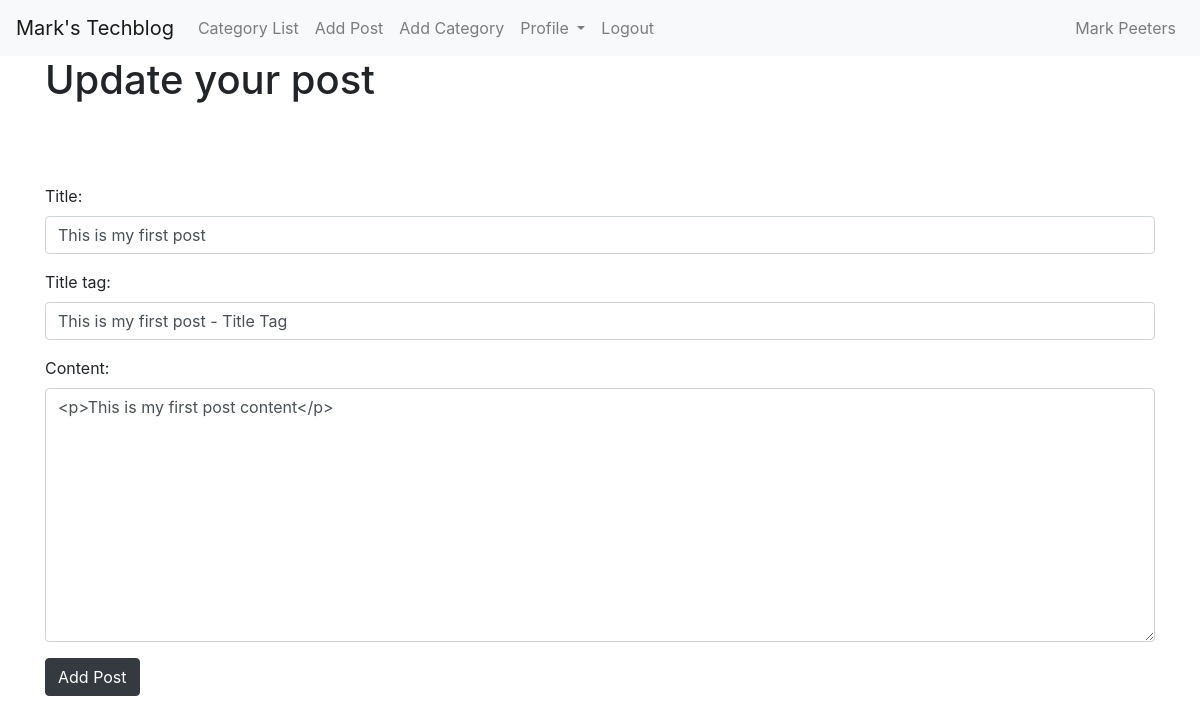
Screenshot of /article/edit/1 (signed in) with the database file from the repository.
### blog/models.py (models this page shows, shortened)
class Post(models.Model):
    title = models.CharField(max_length=50)
    head_img = models.ImageField(null=True, blank=True, upload_to="images/")
    title_tag = models.CharField(max_length=150)
    author = models.ForeignKey(User, on_delete=models.CASCADE)
    content = RichTextField(blank=True, null=True)
    publication_date = models.DateField(auto_now_add=True)
    category = models.CharField(max_length=150, default='uncategorised')
    snip = models.CharField(max_length=150)
    likes = models.ManyToManyField(User, related_name='blog_post')

### blog/views.py (the view)
# urls.py: path('article/edit/<int:pk>', EditPostView.as_view(), name='edit_post'),
class EditPostView(UpdateView):
    model = Post
    form_class = EditForm
    template_name = 'edit_post.html'

### blog/forms.py
class EditForm(forms.ModelForm):
    class Meta:
        model = Post
        fields = ('title', 'title_tag', 'content')
        widgets = {
            'title': forms.TextInput(attrs={'class': 'form-control'}),
            'title_tag': forms.TextInput(attrs={'class': 'form-control'}),
            'content': forms.Textarea(attrs={'class': 'form-control'}),
            }

### blog/templates/edit_post.html (shortened to what this page needs)
{% extends 'base.html' %}
{% block content %}
{% if user.is_authenticated %}
    {% if user.id == post.author.id %}
<h1>Update your post</h1>
<br/><br/><br/>
<div class="form-group">
<form method="POST">
    {{ form.as_p }}
    <button class="btn btn-dark">Add Post</button>
</div>
    {% else %}
    Please register or login!
    {% endif %}
{% else %}
Please register or login!
{% endif %}
{% endblock %}

### blog/templates/base.html (shortened to what this page needs)
<!doctype html>
<html lang="en">
  <head>
    <link rel="stylesheet" href="https://cdn.jsdelivr.net/npm/bootstrap@4.6.1/dist/css/bootstrap.min.css">
  </head>
  <body>
    <nav class="navbar navbar-expand-lg navbar-light bg-light">
        <a class="navbar-brand" href="{% url 'home' %}">Mark's Techblog</a>
        <div class="collapse navbar-collapse" id="navbarSupportedContent">
          <ul class="navbar-nav mr-auto">
            {% if cat_menu %}
            <li class="nav-item dropdown">
              <a class="nav-link dropdown-toggle" href="#" id="navbarDropdown" role="button" data-toggle="dropdown" aria-expanded="false">
                Categories
              </a>
              <div class="dropdown-menu" aria-labelledby="navbarDropdown">
                {% for item in cat_menu %}
                <a class="dropdown-item" href="{% url 'category' item|slugify %}">{{ item }}</a>
                {% endfor %}
                </div>
            </li>
              {% else %}
              <li class="nav-item">
                <a class="nav-link" href="{% url 'category-list' %}">Category List</a>
              </li>
            {% endif %}
            {% if user.is_authenticated %}
            <li class="nav-item">
              <a class="nav-link" href="{% url 'add_post' %}">Add Post</a>
            </li>
            <li class="nav-item">
              <a class="nav-link" href="{% url 'add_category' %}">Add Category</a>
            </li>
            <li class="nav-item dropdown">
              <a class="nav-link dropdown-toggle" href="#" id="navbarDropdown" role="button" data-toggle="dropdown" aria-expanded="false">
                Profile
              </a>
            </li>
            <li class="nav-item">
              <a class="nav-link" href="{% url 'logout' %}">Logout</a>
            </li>
            {% endif %}
          </ul>
          {% if user.is_authenticated %}
            {% if user.userprofile.id %}
          <ul class="navbar-nav ml-auto">
            <li class="nav-item">
              <a class="nav-link" href="#">
                {{ user.first_name }} {{ user.last_name }}
              </a>
            </li>
          </ul>
            {% endif %}
          {% endif %}
        </div>
      </nav>
      <div class="container">
    {% block content %}
    {% endblock %}
    </div>
  </body>
</html>

### rows the page displays
Post: title "This is my first post", title_tag "This is my first post - Title Tag", content "<p>This is my first post content</p>"

### other values shown
{{ user.first_name }} "Mark"
{{ user.last_name }} "Peeters"
